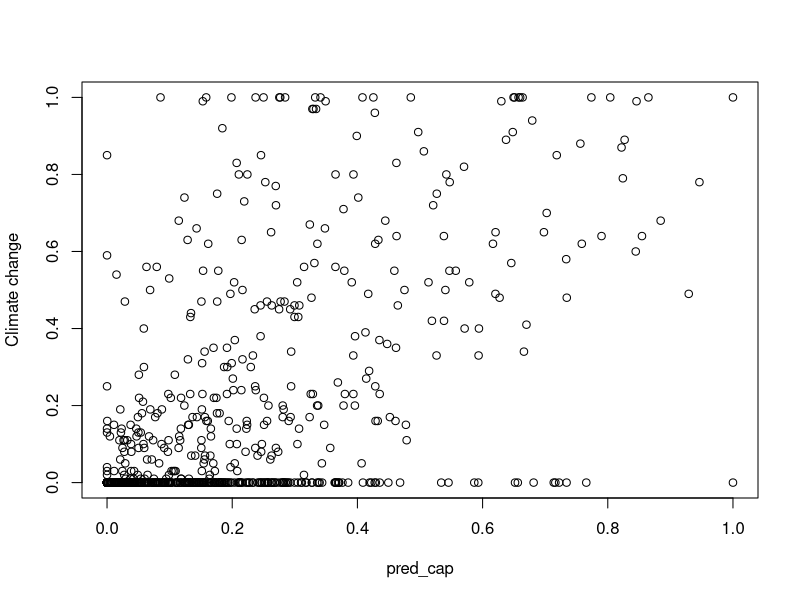

Generate this figure with R:
list.of.packages <- c("data.table")
new.packages <- list.of.packages[!(list.of.packages %in% installed.packages()[,"Package"])]
if(length(new.packages)) install.packages(new.packages)
lapply(list.of.packages, require, character.only=T)

wd = "~/git/osf-climate-nlp/"
setwd(wd)

mse = function(x, p){return(mean((x-p)^2))}

dat = fread("output/wb_regression_inference.csv")

dat$pred_cap = pmax(dat$pred, 0)
dat$pred_cap = pmin(dat$pred_cap, 1)

mse(dat$`Climate change`, dat$pred)
mse(dat$`Climate change`, dat$pred_cap)
plot(`Climate change`~pred_cap, data=dat)

summary(lm(`Climate change`~pred_cap, data=dat))

zero_labels = subset(dat, `Climate change` == 0)
hundred_labels = subset(dat, `Climate change` == 1)
